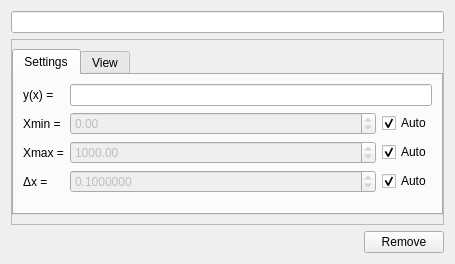
<?xml version="1.0" encoding="UTF-8"?>
<ui version="4.0">
 <class>FunctionSettings</class>
 <widget class="QDialog" name="FunctionSettings">
  <property name="geometry">
   <rect>
    <x>0</x>
    <y>0</y>
    <width>455</width>
    <height>264</height>
   </rect>
  </property>
  <property name="windowTitle">
   <string>Settings</string>
  </property>
  <layout class="QVBoxLayout" name="verticalLayout">
   <item>
    <widget class="QLineEdit" name="lineEditTitle">
     <property name="text">
      <string/>
     </property>
    </widget>
   </item>
   <item>
    <widget class="QFrame" name="frame">
     <property name="frameShape">
      <enum>QFrame::StyledPanel</enum>
     </property>
     <property name="frameShadow">
      <enum>QFrame::Raised</enum>
     </property>
     <layout class="QVBoxLayout" name="verticalLayout_2">
      <property name="leftMargin">
       <number>0</number>
      </property>
      <property name="rightMargin">
       <number>0</number>
      </property>
      <item>
       <widget class="QTabWidget" name="tabWidget">
        <property name="sizePolicy">
         <sizepolicy hsizetype="Preferred" vsizetype="Preferred">
          <horstretch>0</horstretch>
          <verstretch>0</verstretch>
         </sizepolicy>
        </property>
        <property name="currentIndex">
         <number>0</number>
        </property>
        <widget class="QWidget" name="tabSettings">
         <attribute name="title">
          <string>Settings</string>
         </attribute>
         <layout class="QFormLayout" name="formLayout">
          <item row="0" column="0">
           <widget class="QLabel" name="label">
            <property name="text">
             <string>y(x) =</string>
            </property>
           </widget>
          </item>
          <item row="0" column="1">
           <widget class="QLineEdit" name="lineEdit"/>
          </item>
          <item row="1" column="0">
           <widget class="QLabel" name="label_2">
            <property name="text">
             <string>Xmin =</string>
            </property>
           </widget>
          </item>
          <item row="1" column="1">
           <layout class="QHBoxLayout" name="horizontalLayout_2">
            <item>
             <widget class="QDoubleSpinBox" name="doubleSpinBoxXMin">
              <property name="enabled">
               <bool>false</bool>
              </property>
              <property name="sizePolicy">
               <sizepolicy hsizetype="Expanding" vsizetype="Fixed">
                <horstretch>0</horstretch>
                <verstretch>0</verstretch>
               </sizepolicy>
              </property>
              <property name="minimum">
               <double>-1000000.000000000000000</double>
              </property>
              <property name="maximum">
               <double>10000000.000000000000000</double>
              </property>
              <property name="value">
               <double>0.000000000000000</double>
              </property>
             </widget>
            </item>
            <item>
             <widget class="QCheckBox" name="checkBoxXMinAuto">
              <property name="enabled">
               <bool>true</bool>
              </property>
              <property name="text">
               <string>Auto</string>
              </property>
              <property name="checked">
               <bool>true</bool>
              </property>
             </widget>
            </item>
           </layout>
          </item>
          <item row="2" column="0">
           <widget class="QLabel" name="label_3">
            <property name="text">
             <string>Xmax =</string>
            </property>
           </widget>
          </item>
          <item row="2" column="1">
           <layout class="QHBoxLayout" name="horizontalLayout_3">
            <item>
             <widget class="QDoubleSpinBox" name="doubleSpinBoxXMax">
              <property name="enabled">
               <bool>false</bool>
              </property>
              <property name="sizePolicy">
               <sizepolicy hsizetype="Expanding" vsizetype="Fixed">
                <horstretch>0</horstretch>
                <verstretch>0</verstretch>
               </sizepolicy>
              </property>
              <property name="minimum">
               <double>-1000000.000000000000000</double>
              </property>
              <property name="maximum">
               <double>10000000.000000000000000</double>
              </property>
              <property name="value">
               <double>1000.000000000000000</double>
              </property>
             </widget>
            </item>
            <item>
             <widget class="QCheckBox" name="checkBoxXMaxAuto">
              <property name="enabled">
               <bool>true</bool>
              </property>
              <property name="text">
               <string>Auto</string>
              </property>
              <property name="checked">
               <bool>true</bool>
              </property>
             </widget>
            </item>
           </layout>
          </item>
          <item row="3" column="0">
           <widget class="QLabel" name="label_4">
            <property name="text">
             <string>Δx =</string>
            </property>
           </widget>
          </item>
          <item row="3" column="1">
           <layout class="QHBoxLayout" name="horizontalLayout_4">
            <item>
             <widget class="QDoubleSpinBox" name="doubleSpinBoxDeltaX">
              <property name="enabled">
               <bool>false</bool>
              </property>
              <property name="sizePolicy">
               <sizepolicy hsizetype="Expanding" vsizetype="Fixed">
                <horstretch>0</horstretch>
                <verstretch>0</verstretch>
               </sizepolicy>
              </property>
              <property name="decimals">
               <number>7</number>
              </property>
              <property name="minimum">
               <double>0.000001000000000</double>
              </property>
              <property name="maximum">
               <double>1000.000000000000000</double>
              </property>
              <property name="singleStep">
               <double>0.010000000000000</double>
              </property>
              <property name="value">
               <double>0.100000000000000</double>
              </property>
             </widget>
            </item>
            <item>
             <widget class="QCheckBox" name="checkBoxDeltaXAuto">
              <property name="enabled">
               <bool>true</bool>
              </property>
              <property name="text">
               <string>Auto</string>
              </property>
              <property name="checked">
               <bool>true</bool>
              </property>
             </widget>
            </item>
           </layout>
          </item>
         </layout>
        </widget>
        <widget class="QWidget" name="tabView">
         <attribute name="title">
          <string>View</string>
         </attribute>
         <layout class="QFormLayout" name="formLayout_2">
          <item row="0" column="0">
           <widget class="QLabel" name="label_5">
            <property name="text">
             <string>Style</string>
            </property>
           </widget>
          </item>
          <item row="0" column="1">
           <widget class="QComboBox" name="comboBoxStyle"/>
          </item>
          <item row="1" column="0">
           <widget class="QLabel" name="label_6">
            <property name="text">
             <string>Color</string>
            </property>
           </widget>
          </item>
          <item row="1" column="1">
           <widget class="QPushButton" name="pushButtonColor">
            <property name="text">
             <string/>
            </property>
           </widget>
          </item>
          <item row="2" column="0">
           <widget class="QLabel" name="label_7">
            <property name="text">
             <string>Width</string>
            </property>
           </widget>
          </item>
          <item row="2" column="1">
           <widget class="QSpinBox" name="spinBoxWidth">
            <property name="minimum">
             <number>1</number>
            </property>
            <property name="maximum">
             <number>10</number>
            </property>
            <property name="value">
             <number>2</number>
            </property>
           </widget>
          </item>
         </layout>
        </widget>
       </widget>
      </item>
     </layout>
    </widget>
   </item>
   <item>
    <layout class="QHBoxLayout" name="horizontalLayout">
     <item>
      <spacer name="horizontalSpacer">
       <property name="orientation">
        <enum>Qt::Horizontal</enum>
       </property>
       <property name="sizeHint" stdset="0">
        <size>
         <width>40</width>
         <height>20</height>
        </size>
       </property>
      </spacer>
     </item>
     <item>
      <widget class="QPushButton" name="buttonRemove">
       <property name="text">
        <string>Remove</string>
       </property>
      </widget>
     </item>
    </layout>
   </item>
  </layout>
 </widget>
 <resources/>
 <connections/>
</ui>
